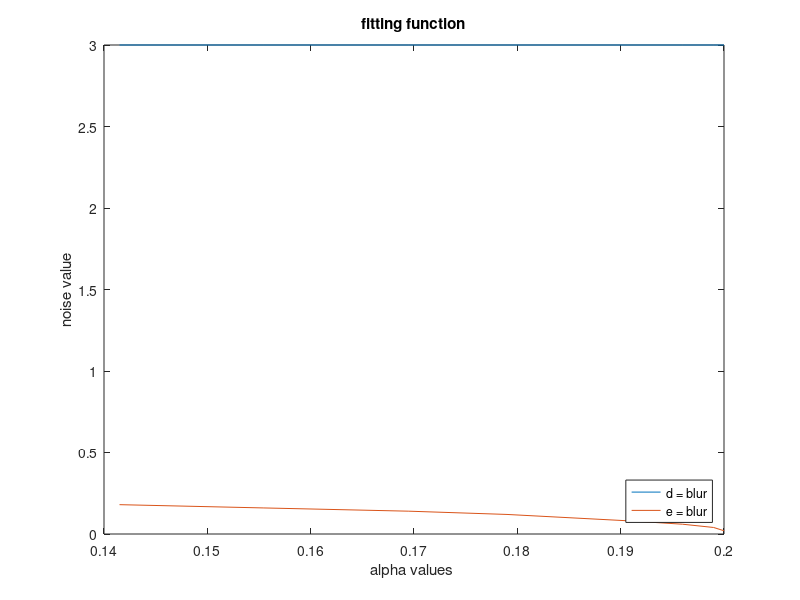

Source code (MATLAB):
c = [0.2  0.199  0.196  0.191  0.185  0.179  0.1695  0.1554  0.1415]
d = [3  3  3  3  3  3  3  3  3]
e = [0.02  0.04  0.06  0.08  0.1  0.12  0.14  0.16  0.18]

xlabel('alpha values')
ylabel('blur values')
plot(c,d,c,e)
xlabel('alpha values ')
ylabel('noise value')
title ('fitting function')
legend({'d = blur','e = blur'},'Location','southeast')
